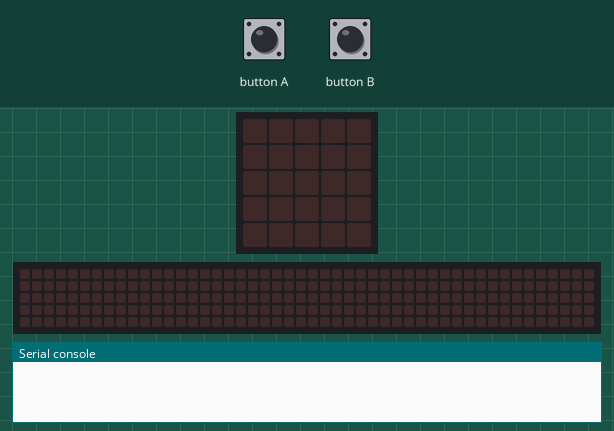
Bench run of a program on a simulated Calliope mini (MakeCode). Parts: the board's 5×5 LED display, a strip that is not on the board, showing the scrolling text unrolled, the last lines printed to the serial console. The inputs (shaded band) are chosen by the test bench. Random numbers come from a fixed seed; no radio messages arrive unless stated (any console line starting 'radio sent:' is added by the test bench); the 48×5 strip is a reading aid, not a part: it shows the text the display is scrolling, unrolled, one strip-width of it at a time.

Above: at 1.2 s.
1.3 s: button A pressed for 0.15 s
At 1.52 s:
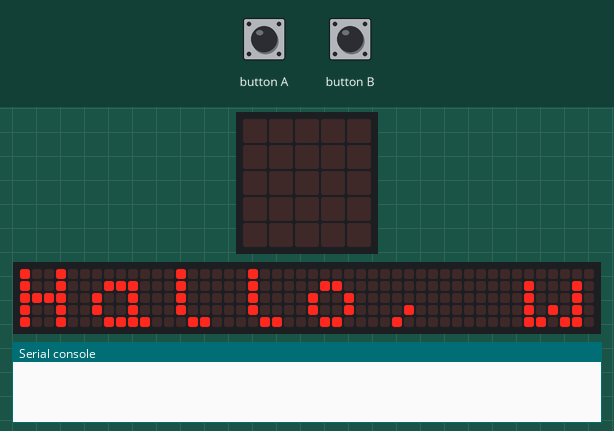
At 1.97 s:
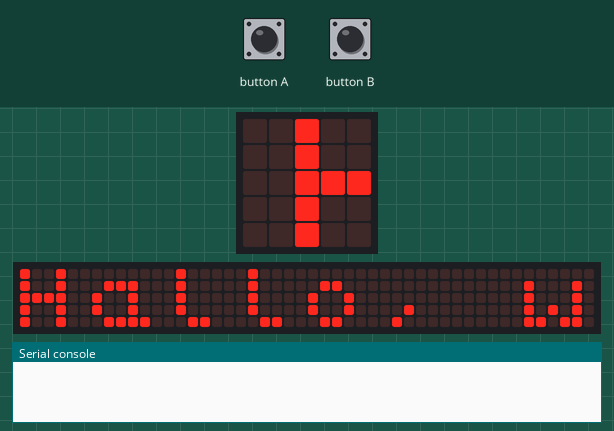
4.3 s: button B pressed for 0.15 s
At 24.4 s:
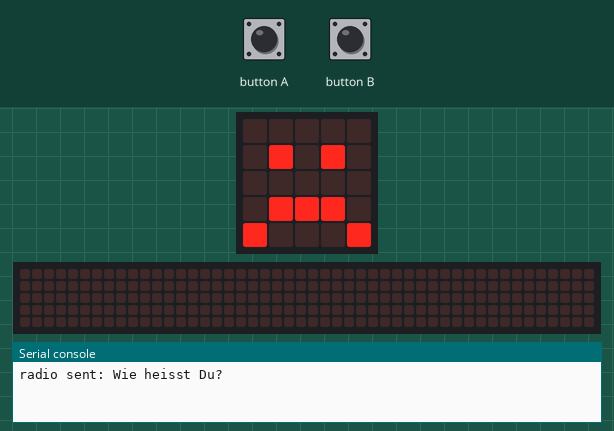

Measured:
- after the input at 1.3 s, the display: changes after 0.15 s (image 1)
- what the display in image 3 shows lasts 0.7 s, from 24.0 s to 24.7 s

The program:

main.ts
```typescript
input.onButtonEvent(Button.A, input.buttonEventClick(), function () {
    basic.showString("Hallo, wie geht es euch?")
    for (let index = 0; index < 4; index++) {
        basic.showIcon(IconNames.Sad)
        basic.pause(100)
        basic.showIcon(IconNames.Happy)
    }
    basic.showLeds(`
        . . . . .
        . . . . .
        . . . . .
        . . . . .
        . . . . .
        `)
    for (let index = 0; index < 4; index++) {
        basic.setLedColors(0x0000ff, 0x0000ff, 0x0000ff)
        basic.pause(1000)
        basic.setLedColors(0xff0000, 0xff0000, 0xff0000)
        basic.pause(1000)
    }
})
input.onButtonEvent(Button.B, input.buttonEventClick(), function () {
    radio.sendString("Wie heisst Du?")
})
input.onGesture(Gesture.Shake, function () {
    Hand = randint(1, 3)
    if (Hand == 1) {
        basic.showIcon(IconNames.Scissors)
    }
    if (Hand == 2) {
        basic.showIcon(IconNames.Chessboard)
    }
    if (Hand == 3) {
        basic.showLeds(`
            # # # # #
            # # # # #
            # # # # #
            # # # # #
            # # # # #
            `)
    }
})
let Hand = 0
radio.setGroup(1)
```

test.ts
```typescript
// Hier kann man Tests durchführen; diese Datei wird nicht kompiliert, wenn dieses Paket als Erweiterung verwendet wird.
```
